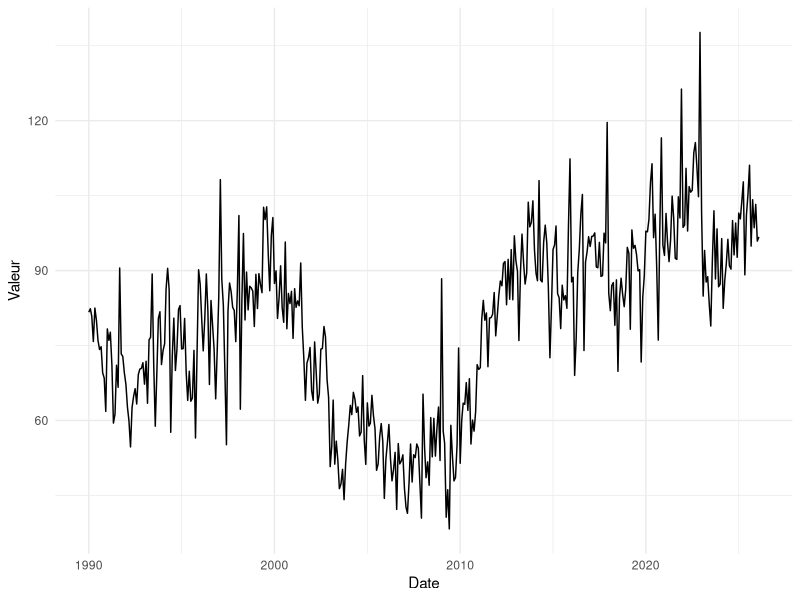

R code for this plot:
# Projet Time-Series
# 2A Paul Hobeika et Sara Chikhi

# Packages
library(dplyr)
library(readr)
library(lubridate)
library(ggplot2)
library(ggthemes)
library(tseries)
library()

# Import des données
ind <- read_csv2("donnees/valeurs_mensuelles.csv", col_names = TRUE) %>% 
  slice(4:437) %>% # on supprime les premières lignes qui ne correspondent pas à des données
  select(-Codes) %>% # on supprime aussi la colonne "Codes" qui est toujours égale à 'A'
  rename(Date = 'Libellé', 
         Valeur = "Indice CVS-CJO de la production industrielle (base 100 en 2021) - Fabrication de pesticides et d'autres produits agrochimiques (NAF rév. 2, niveau groupe, poste 20.2)") %>% 
  mutate(Date = ym(Date), # on met la variable de période au format 'Date'
         Valeur = as.numeric(Valeur)) # et l'indice en nombre plutôt qu'en caractères


# Graphe de la série
graphe_brut <- ind %>% 
  arrange(Date) %>% 
  ggplot(aes(x = Date, y = Valeur)) +
  geom_line() +
  theme_minimal()
ggsave(filename = "donneesbrutes.png", plot = ind, device = "png")



# Partie I
#=========

# 1. Que représente la série choisie ?
